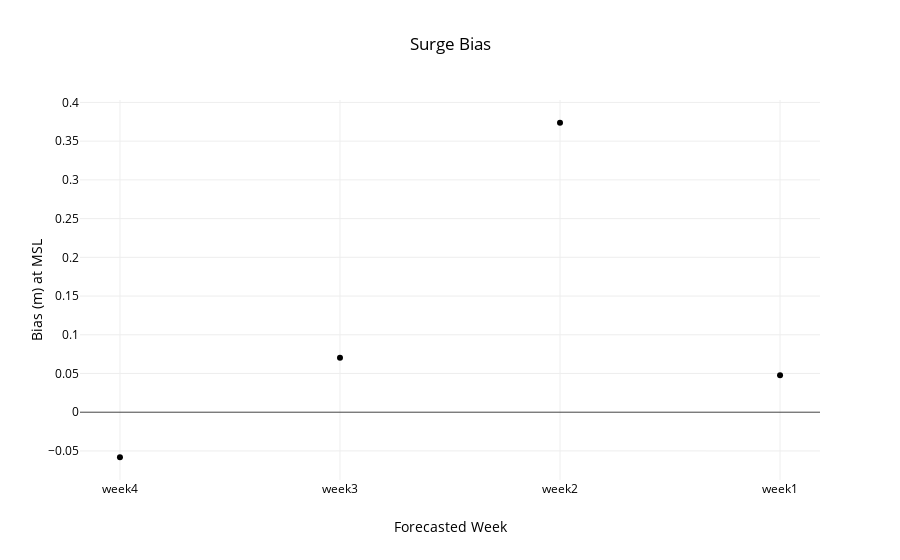

Notebook source saved alongside this figure:
### Code cell
week = ['nan','week4','week3','week2','week1']
data = utils.metric(files,week,start,26642)
title,x,y='Surge Bias','Forecasted Week','Bias (m) at MSL'
layout=utils.layout(title,x,y)
fig = go.Figure(data=data, layout=layout)
interactive = iplot(fig)
#po.plot(fig,filename=root_dir+'\\'+'metric.html')

### Figure 1 — Plotly figure (JSON) as saved in the notebook; plotly's stock layout.template omitted (floating-point values rounded to 4 significant figures)
{"data": [{"line": {"color": "rgba(0, 0, 255)"}, "mode": "markers", "type": "scatter", "uid": "376de2ab-1473-444d-a602-8b3271756c7c", "x": ["week4", "week3", "week2", "week1"], "y": [-0.05815, 0.07037, 0.3738, 0.04762]}], "layout": {"autosize": true, "font": {"color": "rgb(0, 0, 0)"}, "legend": {"orientation": "h"}, "paper_bgcolor": "rgb(255,255,255)", "plot_bgcolor": "rgb(255,255,255)", "title": "Surge Bias", "xaxis": {"autorange": false, "range": [-0.1816, 3.182], "title": "Forecasted Week", "type": "category"}, "yaxis": {"autorange": true, "range": [-0.08892, 0.4045], "title": "Bias (m) at MSL", "type": "linear"}}}
